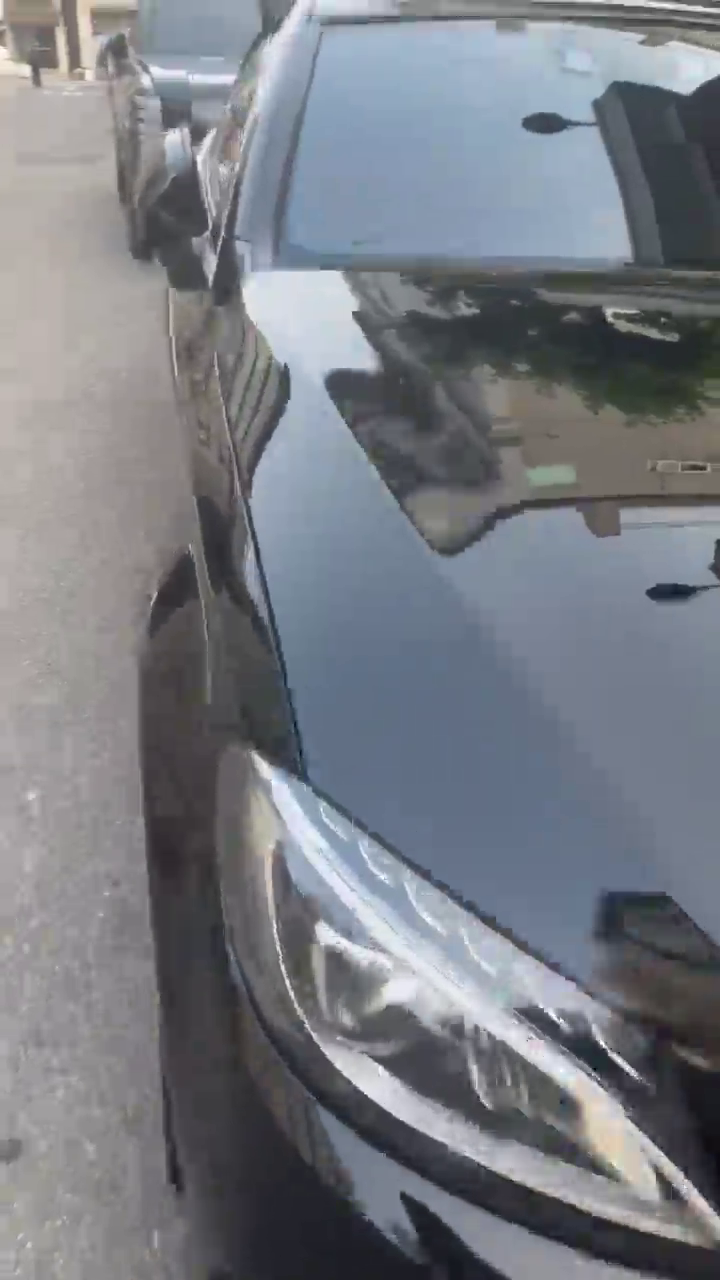
#> input picture frame 51 of nextframe/car4.mp4, 720 x 1280 px, given in place of car.mp4, which was not available
$ python preprocess.py
#> lines starting #> are read from the running program, lines starting #| are printed output that depends on the picture; after the words box and inside, x2 and y2 are one past the last pixel; in counts of white or black regions, pixels touching at a corner belong together; pictures that were not available may be replaced by others from this repository, and a replacement may not be noted
#preprocess.py
import cv2
#영상파일불러오기
cap = cv2.VideoCapture("car.mp4")

while True:
    # 영상에서 한 프레임(사진 한 장) 읽기
    ret, frame = cap.read()
#> frame is the input picture: shape (1280, 720, 3); mean B, G, R 130.6, 123.5, 120
    if not ret:
        break
    # 원본 영상 출력
    cv2.imshow("video", frame)
    # 컬러 영상을 흑백 영상으로 변환
    gray = cv2.cvtColor(frame, cv2.COLOR_BGR2GRAY)
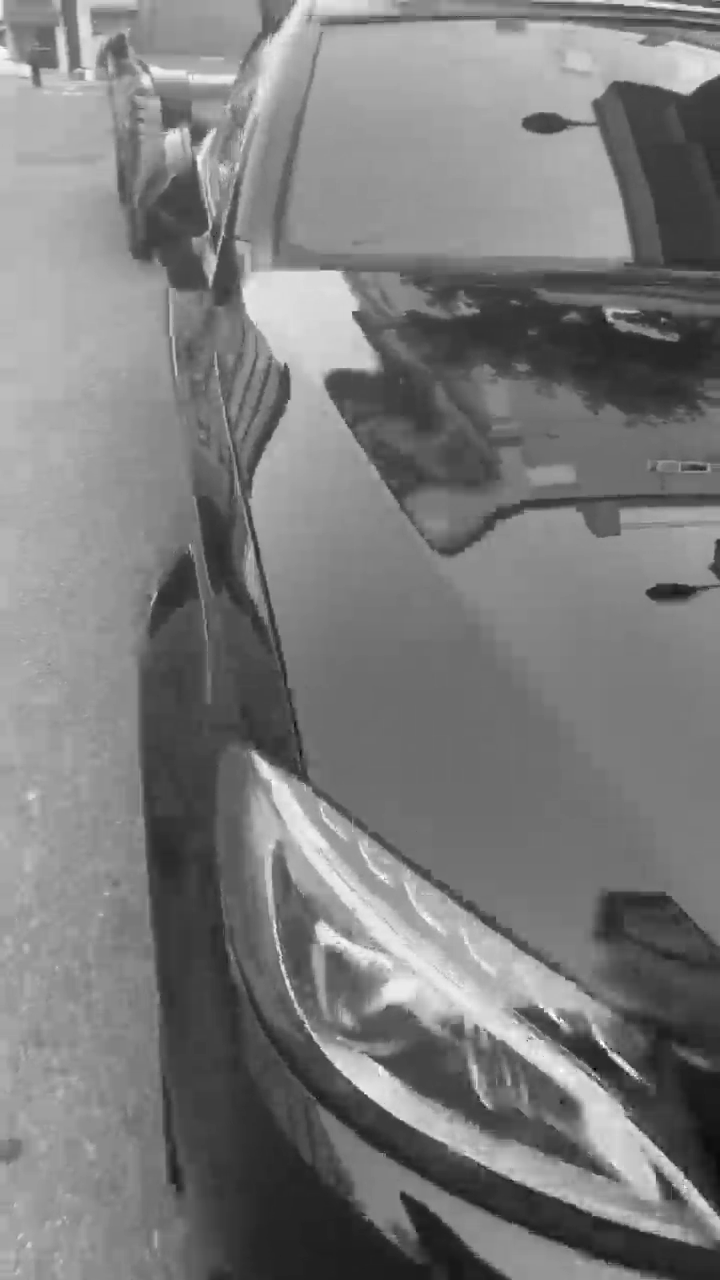
#> gray: shape (1280, 720); min 0, max 255, mean 123.3
    # 흑백 영상 출력
    cv2.imshow("gray",gray)
    #블러적용
    blur = cv2.GaussianBlur(gray, (5,5),0)
    cv2.imshow("blur",blur)
    #Edge Detection 적용
    edge = cv2.Canny(blur,100,200)
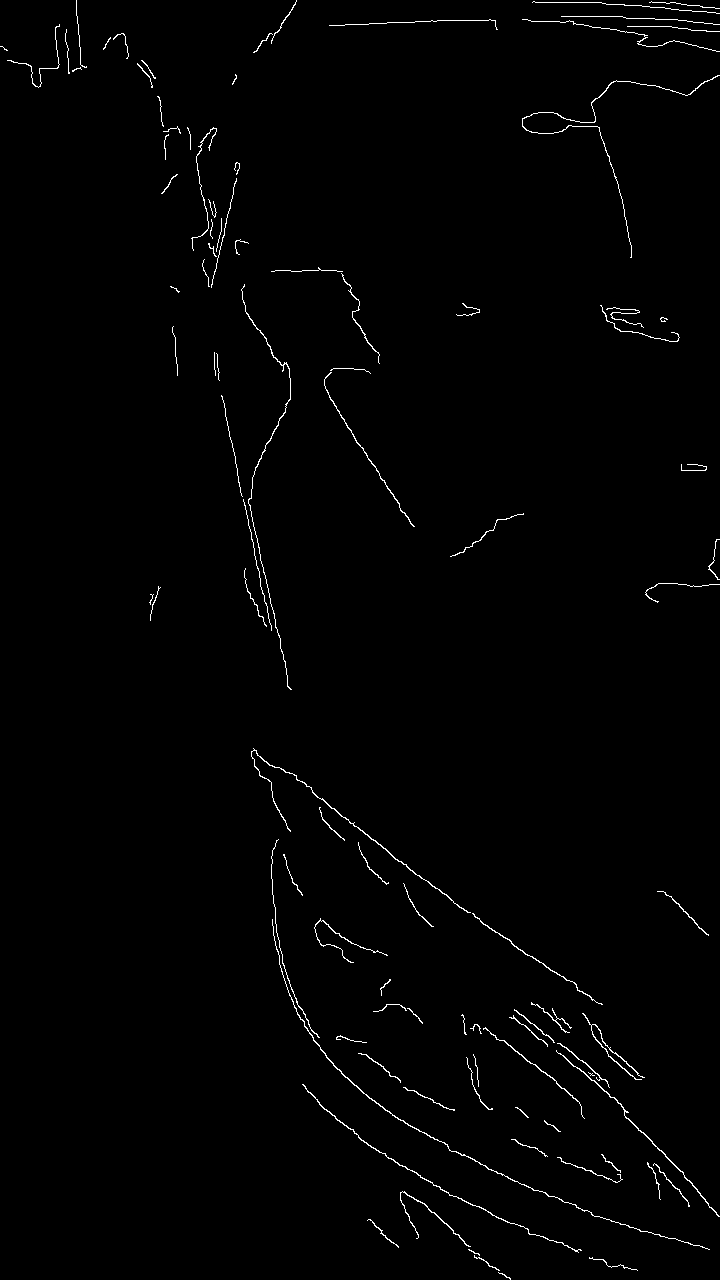
#> edge: shape (1280, 720); 1% white in thin lines or dots

    cv2.imshow("edge",edge)
    # 30ms마다 키 입력 확인
    if cv2.waitKey(30) == 27:  # ESC 누르면 종료
#> (key Esc is pressed here)
        break
# 영상 객체 종료
cap.release()
# 모든 창 닫기
cv2.destroyAllWindows()

$ run again, starting later in the video
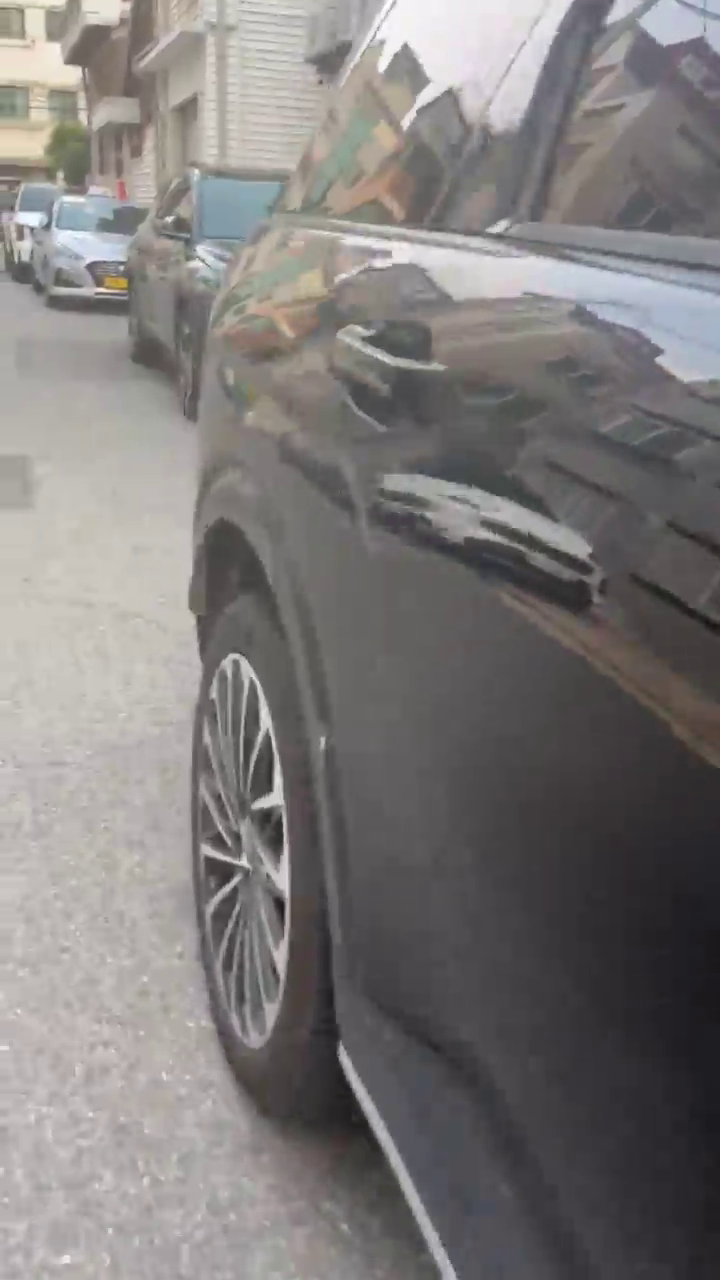
#> input picture frame 231 of nextframe/car4.mp4, 720 x 1280 px, given in place of car.mp4, which was not available
#> frame is the input picture: shape (1280, 720, 3); mean B, G, R 122, 122.7, 126.2
#> `edge = cv2.Canny(blur,100,200)`:
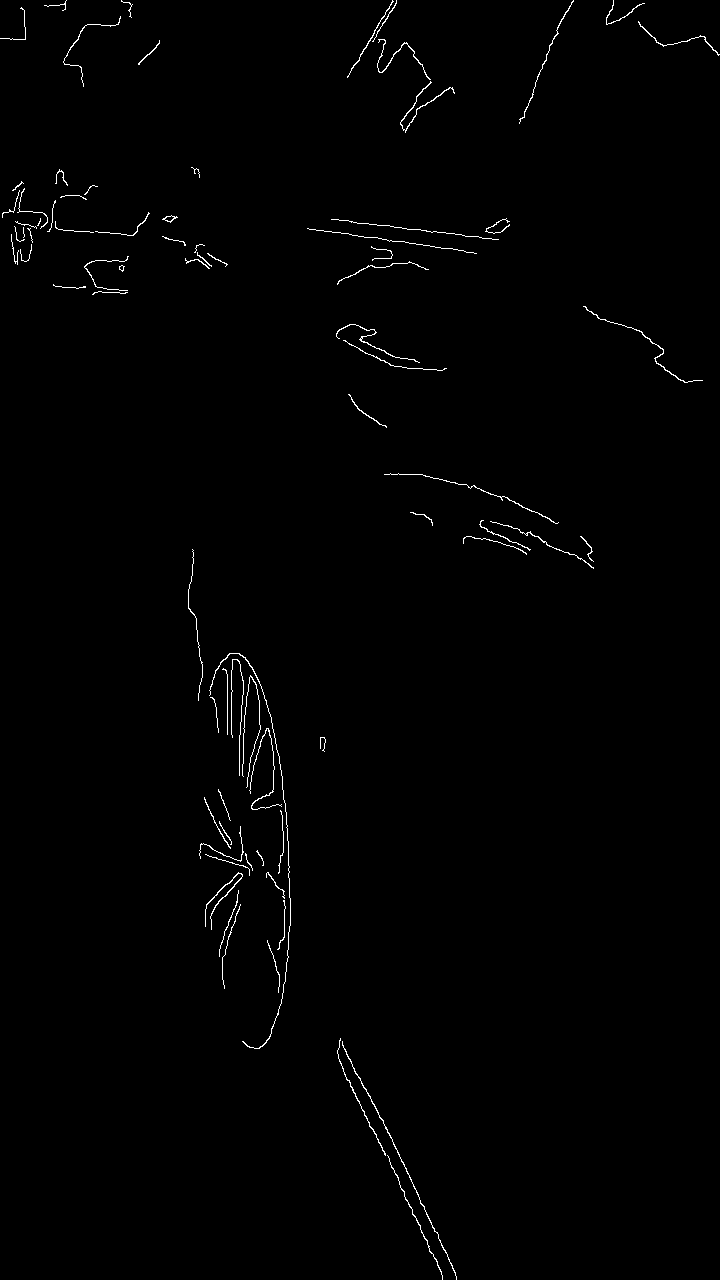
#> edge: shape (1280, 720); 0.75% white in thin lines or dots

$ run again, starting later in the video
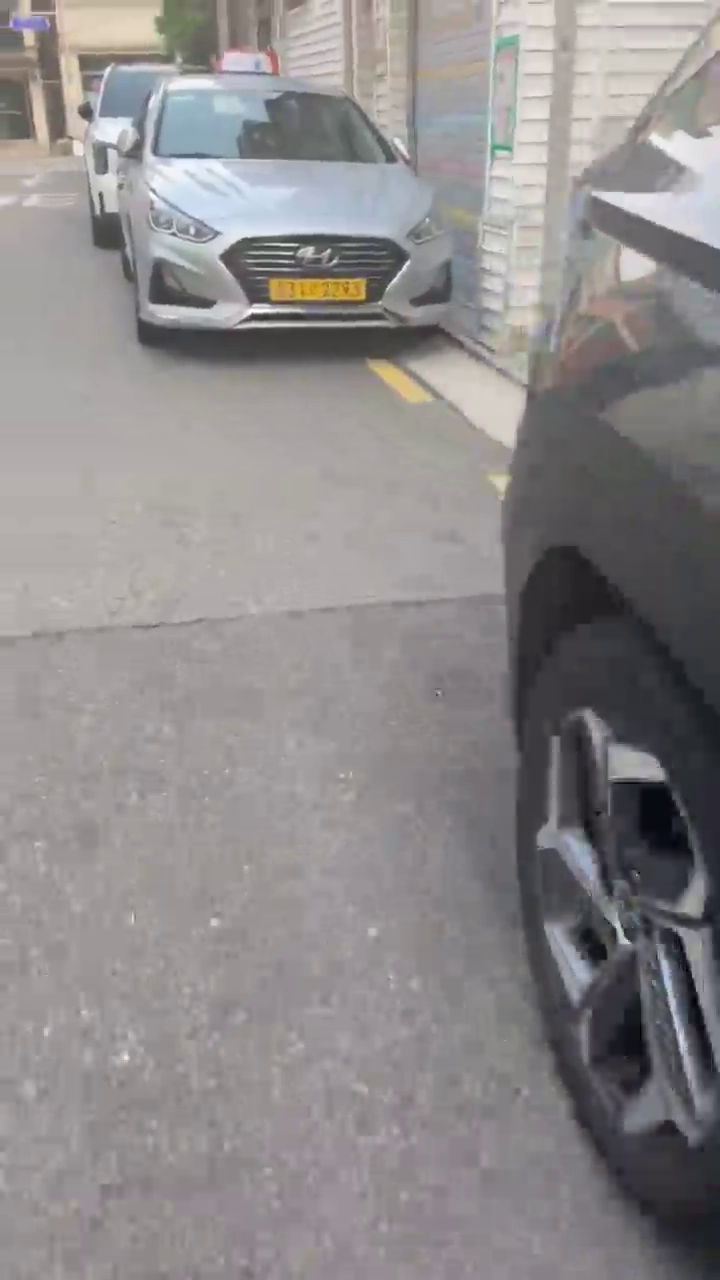
#> input picture frame 412 of nextframe/car4.mp4, 720 x 1280 px, given in place of car.mp4, which was not available
#> frame is the input picture: shape (1280, 720, 3); mean B, G, R 138.8, 138.1, 141.5
#> `edge = cv2.Canny(blur,100,200)`:
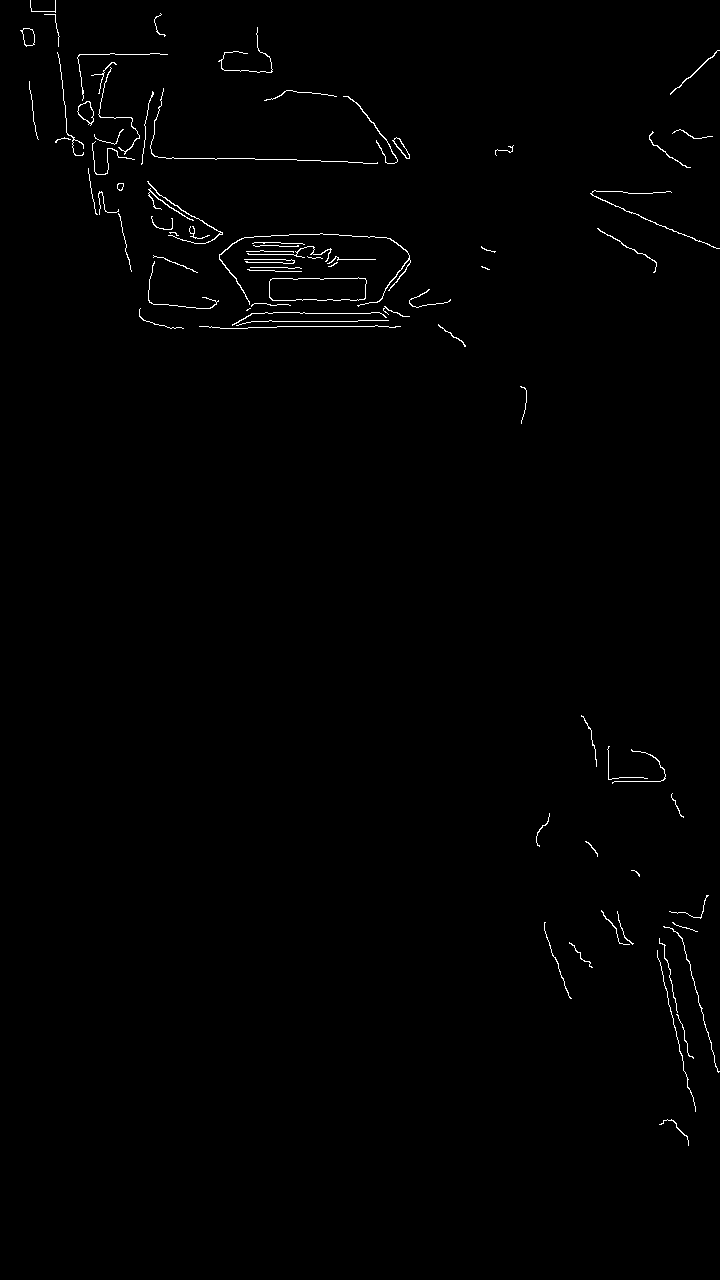
#> edge: shape (1280, 720); 0.72% white in thin lines or dots, all inside (x1, y1, x2, y2) = (20, 0, 720, 1146)
